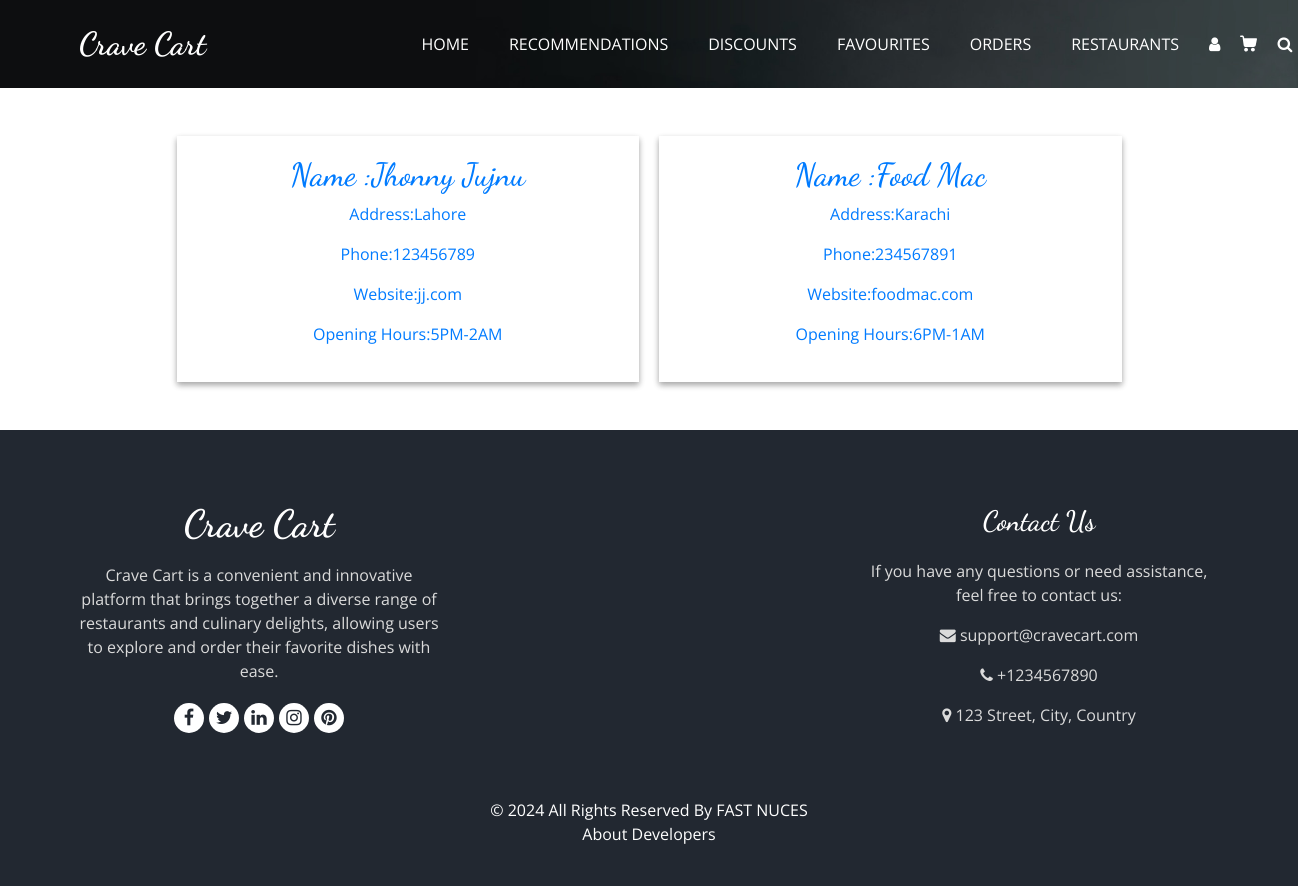
Before: /restaurants (signed in) with the older database file.
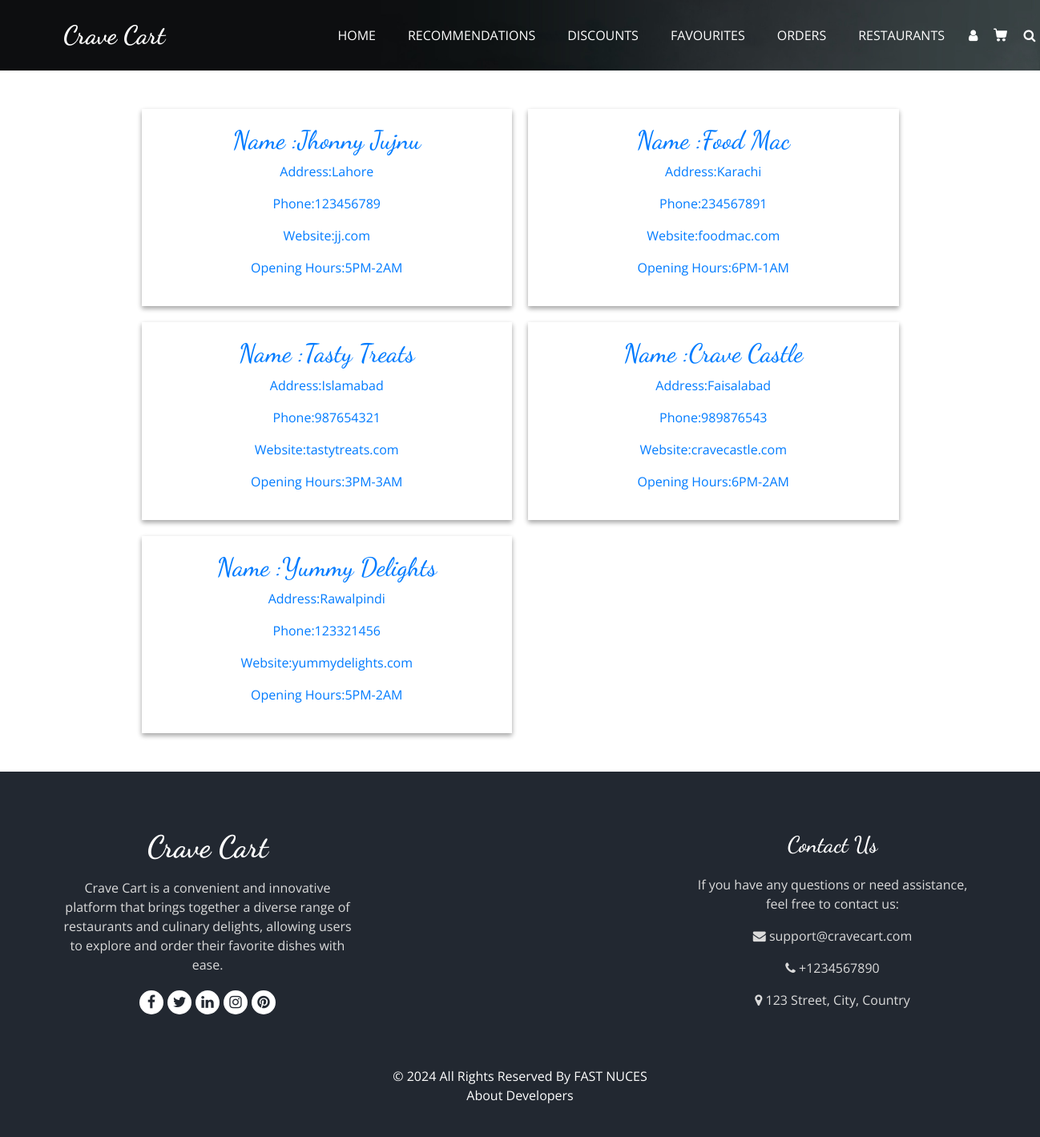
After: the same page with the newer database file.
### tables this page shows
CREATE TABLE Restaurants (
                        RestaurantID INTEGER PRIMARY KEY AUTOINCREMENT,
                        Email TEXT,
                        Name TEXT,
                        Password TEXT,
                        Description TEXT,
                        Address TEXT,
                        Phone TEXT,
                        Website TEXT,
                        OpeningHours TEXT,
                        RegistrationDate TEXT,
                        Blocked INTEGER DEFAULT 0,
                        BlockedByAdmin INTEGER DEFAULT NULL,
                        FOREIGN KEY (BlockedByAdmin) REFERENCES Admin(AdminID)
                    );

### userEndpoints.py (the view)
@User.route('/restaurants',methods=['GET','POST'])
def AllRestaurants():
    if 'username' not in session:
        return redirect('/login')
    if not DataBase.is_customer(session['username'],session['email'],session['password']):
        return render_template('404.html'), 404
    data =DataBase.get_active_restaurants()
    return render_template('user/restaurants.html',data=data,length=len(data))

### DataBase.py (called while the page is built)
def is_customer(id,email,password):
    try:
        cursor.execute('''SELECT * FROM Customers where CustomerID=? AND email = ? AND password=?;''',[id,email,password])
        ans = cursor.fetchone()
        if ans:
            return True
        else:
            return False
    except Exception as e:
        print(e)
        return False

def get_active_restaurants():
    try:
        cursor.execute('''SELECT * FROM Restaurants where Blocked = 0;''' )
        return cursor.fetchall()
    except Exception as e:
        print(str(e))
        return []

### templates/user/restaurants.html (shortened to what the changed rows need)
<!DOCTYPE html>
<html>
  <head>
    <link
      rel="stylesheet"
      type="text/css"
      href="{{url_for('static',filename='css/bootstrap.css')}}"
    />
    <link
      rel="stylesheet"
      type="text/css"
      href="https://cdnjs.cloudflare.com/ajax/libs/OwlCarousel2/2.3.4/assets/owl.carousel.min.css"
    />
    <link
      rel="stylesheet"
      href="https://cdnjs.cloudflare.com/ajax/libs/jquery-nice-select/1.1.0/css/nice-select.min.css"
    />
    <link
      href="{{url_for('static',filename='css/font-awesome.min.css')}}"
      rel="stylesheet"
    />
    <link
      href="{{url_for('static',filename='css/style.css')}}"
      rel="stylesheet"
    />
    <link
      href="{{url_for('static',filename='css/responsive.css')}}"
      rel="stylesheet"
    />
  </head>
  <body class="sub_page">
    <section class="h-100">
      <div class="container h-100 py-5">
        <div class="row d-flex justify-content-center align-items-center h-100">
          <div class="col-10">
            {% if length != 0%}
            <div class="restaurant-container">
              {%for i in data%}
              <a href="/restaurantDetail?restaurant_id={{ i[0] }}">
                <div class="restaurant-box">
                  <h2>Name :{{i[2]}}</h2>
                  <p>Address:{{i[5]}}</p>
                  <p>Phone:{{i[6]}}</p>
                  <p>Website:{{i[7]}}</p>
                  <p>Opening Hours:{{i[8]}}</p>
                </div>
              </a>
              {%endfor%}
            </div>
            {%else%}
            <br /><br /><br /><br /><br />
            <h1>No registered Restaurant Found</h1>
            <br /><br /><br /><br /><br />
            {%endif%}
          </div>
        </div>
      </div>
    </section>
  </body>
</html>

Changed rows visible on the page:
added Restaurants: Name "Tasty Treats", Address "Islamabad", Phone "987654321", Website "tastytreats.com", OpeningHours "3PM-3AM"
added Restaurants: Name "Crave Castle", Address "Faisalabad", Phone "989876543", Website "cravecastle.com", OpeningHours "6PM-2AM"
added Restaurants: Name "Yummy Delights", Address "Rawalpindi", Phone "123321456", Website "yummydelights.com", OpeningHours "5PM-2AM"
